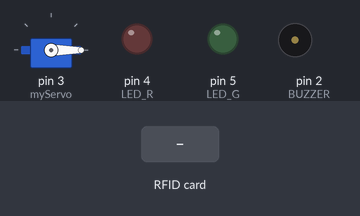
The sketch below on a simulated Arduino Uno, built with avr-gcc and run on an emulated ATmega328P. On the bench: servo, output pins drawn as LEDs (lit = HIGH), buzzer (waves = sounding). The test bench sets the inputs (shaded band). Pins used as bus, display or sensor lines are not drawn; what the sketch prints to the serial monitor is not drawn.

Above: at 1.2 s.
1.3 s: RFID card 92 FF CF 21 held to the reader
At 1.95 s:
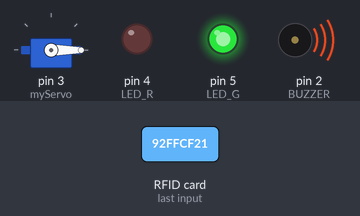
At 3.4 s:
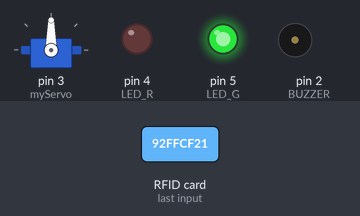
Timing chart, 0 to 8.6 s (numbered marks = the images above; inputs shaded):
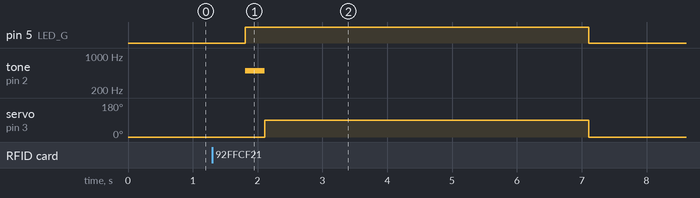

The sketch:

RFID-Lock-Door.ino
```cpp
#include <SPI.h>
#include <MFRC522.h>
#include <Servo.h>

#define SS_PIN 10
#define RST_PIN 9
#define LED_G 5                                       //cấu hình chân LED xanh
#define LED_R 4                                       //cấu hình chân LED đỏ
#define BUZZER 2                                      //chân còi
MFRC522 mfrc522(SS_PIN, RST_PIN);                     //Khởi tạo MFRC522.
Servo myServo;                                        //đăng ký tên đcơ Servo

void setup()
{
  Serial.begin(9600);
  SPI.begin();                                        // Khởi tạo SPI bus
  mfrc522.PCD_Init();                                 // Khởi tạo MFRC522
  myServo.attach(3);                                  // Chân servo
  myServo.write(0);                                   // Điểm bắt đầu Servo
  pinMode(LED_G, OUTPUT);
  pinMode(LED_R, OUTPUT);
  pinMode(BUZZER, OUTPUT);
  noTone(BUZZER);
  Serial.println("Put your card to the reader...");
  Serial.println();

}
void loop()
{
  // Đăng ký Card mới
  if ( ! mfrc522.PICC_IsNewCardPresent())
  {
    return;
  }
  // Chọn 1 trong các card
  if ( ! mfrc522.PICC_ReadCardSerial())
  {
    return;
  }
  //Hiện UID tag trên Serial monitor
  Serial.print("UID tag :");
  String content= "";
  byte letter;
  for (byte i = 0; i < mfrc522.uid.size; i++)
  {
     Serial.print(mfrc522.uid.uidByte[i] < 0x10 ? " 0" : " ");
     Serial.print(mfrc522.uid.uidByte[i], HEX);
     content.concat(String(mfrc522.uid.uidByte[i] < 0x10 ? " 0" : " "));
     content.concat(String(mfrc522.uid.uidByte[i], HEX));
  }
  Serial.println();
  Serial.print("Message : ");
  content.toUpperCase();
  if (content.substring(1) == "92 FF CF 21") // UID của thẻ / những thẻ cho phép truy cập hệ thống
  {
    Serial.println("Truy cập được cho phép");
    Serial.println();
    delay(500);
    digitalWrite(LED_G, HIGH);
    tone(BUZZER, 500);
    delay(300);
    noTone(BUZZER);
    myServo.write(90);
    delay(5000);
    myServo.write(0);
    digitalWrite(LED_G, LOW);
  }

 else   {
    Serial.println("Truy cập bị từ chối");
    digitalWrite(LED_R, HIGH);
    tone(BUZZER, 300);
    delay(1000);
    digitalWrite(LED_R, LOW);
    noTone(BUZZER);
  }
}
```

Measured:
- after the input at 1.3 s, pin 5 (LED_G): LOW → HIGH after 0.51 s, → LOW 5.3 s later; tone on pin 2 (BUZZER): silent → 500 Hz after 0.51 s, → silent 0.30 s later; servo on pin 3 (myServo): 0° → 90° after 0.81 s, → 0° 5.0 s later
